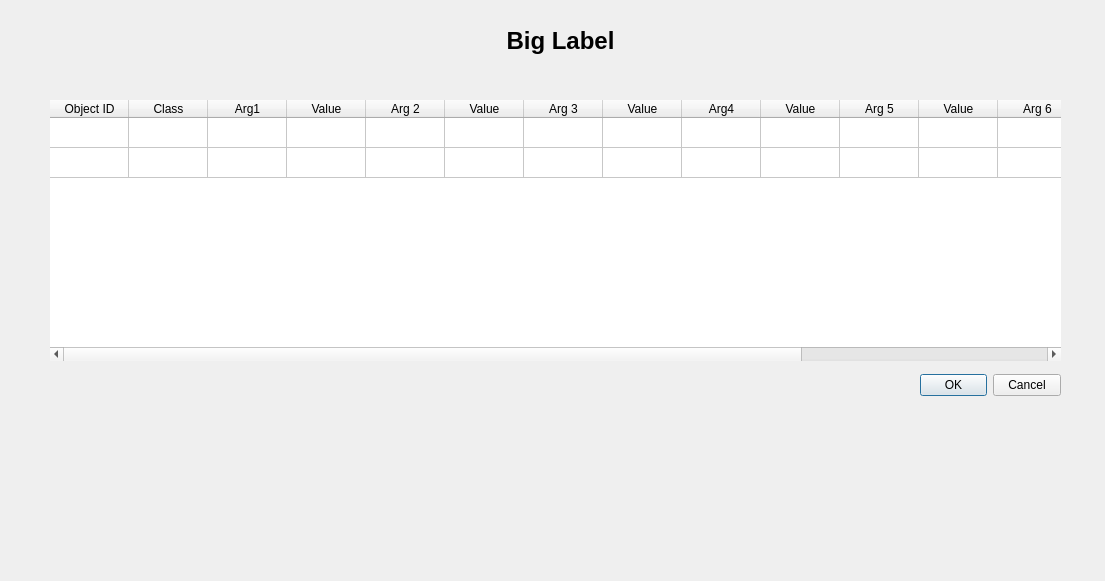
<?xml version="1.0" encoding="UTF-8"?>
<ui version="4.0">
 <class>Dialog</class>
 <widget class="QDialog" name="Dialog">
  <property name="geometry">
   <rect>
    <x>0</x>
    <y>0</y>
    <width>1105</width>
    <height>581</height>
   </rect>
  </property>
  <property name="windowTitle">
   <string>Dialog</string>
  </property>
  <widget class="QDialogButtonBox" name="buttonBox">
   <property name="geometry">
    <rect>
     <x>920</x>
     <y>360</y>
     <width>141</width>
     <height>51</height>
    </rect>
   </property>
   <property name="orientation">
    <enum>Qt::Horizontal</enum>
   </property>
   <property name="standardButtons">
    <set>QDialogButtonBox::Cancel|QDialogButtonBox::Ok</set>
   </property>
  </widget>
  <widget class="QLabel" name="label">
   <property name="geometry">
    <rect>
     <x>290</x>
     <y>20</y>
     <width>541</width>
     <height>41</height>
    </rect>
   </property>
   <property name="font">
    <font>
     <pointsize>18</pointsize>
     <weight>75</weight>
     <bold>true</bold>
    </font>
   </property>
   <property name="text">
    <string>Big Label</string>
   </property>
   <property name="textFormat">
    <enum>Qt::AutoText</enum>
   </property>
   <property name="scaledContents">
    <bool>false</bool>
   </property>
   <property name="alignment">
    <set>Qt::AlignCenter</set>
   </property>
  </widget>
  <widget class="QTableWidget" name="tableWidget">
   <property name="geometry">
    <rect>
     <x>50</x>
     <y>100</y>
     <width>1011</width>
     <height>261</height>
    </rect>
   </property>
   <property name="frameShape">
    <enum>QFrame::NoFrame</enum>
   </property>
   <property name="frameShadow">
    <enum>QFrame::Plain</enum>
   </property>
   <property name="lineWidth">
    <number>0</number>
   </property>
   <property name="midLineWidth">
    <number>0</number>
   </property>
   <property name="verticalScrollBarPolicy">
    <enum>Qt::ScrollBarAsNeeded</enum>
   </property>
   <property name="horizontalScrollBarPolicy">
    <enum>Qt::ScrollBarAsNeeded</enum>
   </property>
   <property name="sizeAdjustPolicy">
    <enum>QAbstractScrollArea::AdjustToContents</enum>
   </property>
   <property name="wordWrap">
    <bool>false</bool>
   </property>
   <attribute name="horizontalHeaderVisible">
    <bool>true</bool>
   </attribute>
   <attribute name="horizontalHeaderCascadingSectionResizes">
    <bool>true</bool>
   </attribute>
   <attribute name="horizontalHeaderDefaultSectionSize">
    <number>79</number>
   </attribute>
   <attribute name="horizontalHeaderStretchLastSection">
    <bool>false</bool>
   </attribute>
   <attribute name="verticalHeaderVisible">
    <bool>false</bool>
   </attribute>
   <row>
    <property name="text">
     <string>0</string>
    </property>
   </row>
   <row>
    <property name="text">
     <string>1</string>
    </property>
   </row>
   <column>
    <property name="text">
     <string>Object ID</string>
    </property>
   </column>
   <column>
    <property name="text">
     <string>Class</string>
    </property>
   </column>
   <column>
    <property name="text">
     <string>Arg1</string>
    </property>
   </column>
   <column>
    <property name="text">
     <string>Value</string>
    </property>
   </column>
   <column>
    <property name="text">
     <string>Arg 2</string>
    </property>
   </column>
   <column>
    <property name="text">
     <string>Value</string>
    </property>
   </column>
   <column>
    <property name="text">
     <string>Arg 3</string>
    </property>
   </column>
   <column>
    <property name="text">
     <string>Value</string>
    </property>
   </column>
   <column>
    <property name="text">
     <string>Arg4</string>
    </property>
   </column>
   <column>
    <property name="text">
     <string>Value</string>
    </property>
   </column>
   <column>
    <property name="text">
     <string>Arg 5</string>
    </property>
   </column>
   <column>
    <property name="text">
     <string>Value</string>
    </property>
   </column>
   <column>
    <property name="text">
     <string>Arg 6</string>
    </property>
   </column>
   <column>
    <property name="text">
     <string>Value</string>
    </property>
   </column>
   <column>
    <property name="text">
     <string>Arg 7</string>
    </property>
   </column>
   <column>
    <property name="text">
     <string>Value</string>
    </property>
   </column>
   <item row="0" column="0">
    <property name="text">
     <string/>
    </property>
   </item>
  </widget>
 </widget>
 <resources/>
 <connections>
  <connection>
   <sender>buttonBox</sender>
   <signal>accepted()</signal>
   <receiver>Dialog</receiver>
   <slot>accept()</slot>
   <hints>
    <hint type="sourcelabel">
     <x>248</x>
     <y>254</y>
    </hint>
    <hint type="destinationlabel">
     <x>157</x>
     <y>274</y>
    </hint>
   </hints>
  </connection>
  <connection>
   <sender>buttonBox</sender>
   <signal>rejected()</signal>
   <receiver>Dialog</receiver>
   <slot>reject()</slot>
   <hints>
    <hint type="sourcelabel">
     <x>316</x>
     <y>260</y>
    </hint>
    <hint type="destinationlabel">
     <x>286</x>
     <y>274</y>
    </hint>
   </hints>
  </connection>
 </connections>
</ui>
